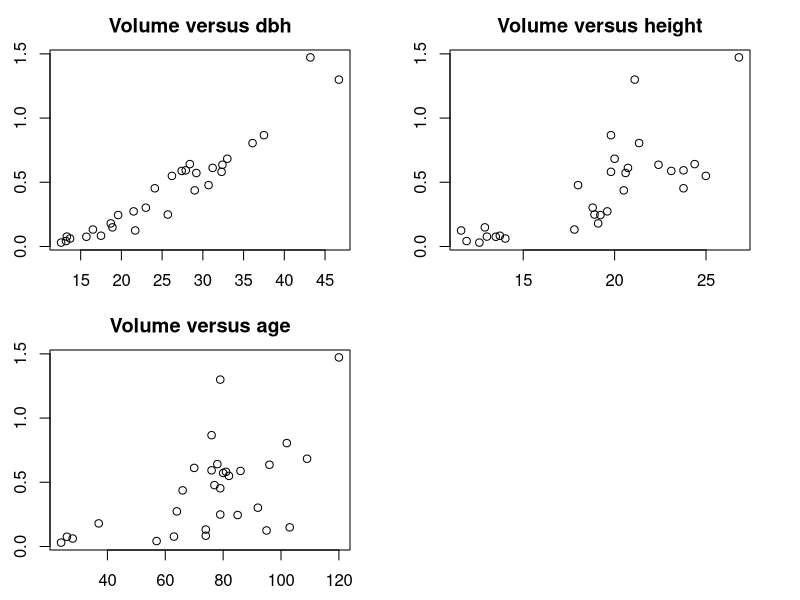
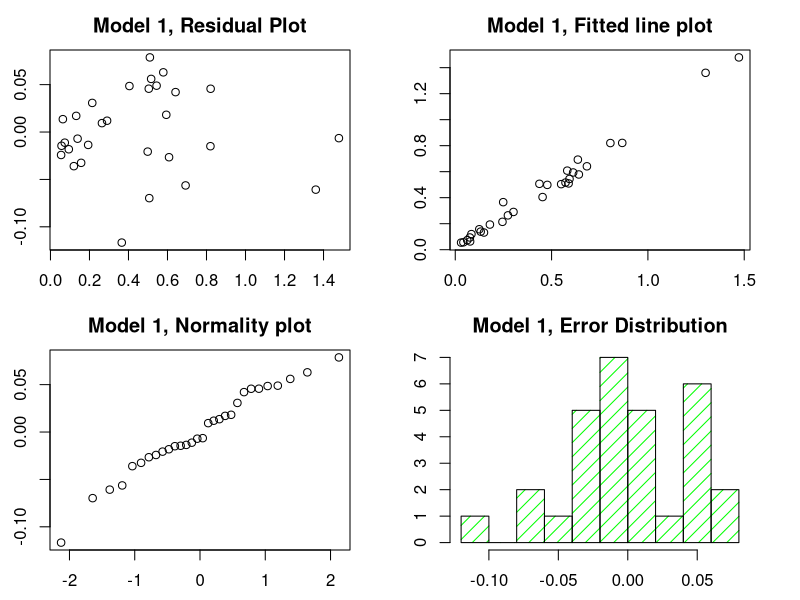
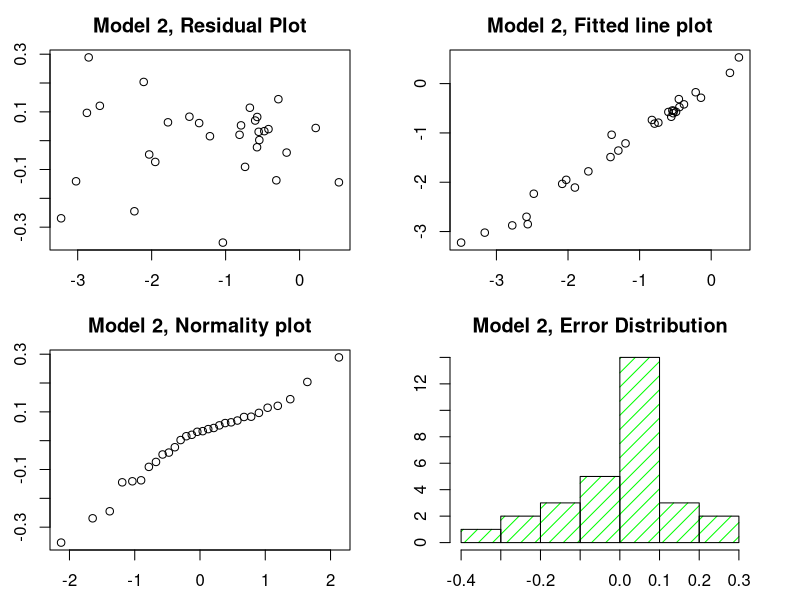
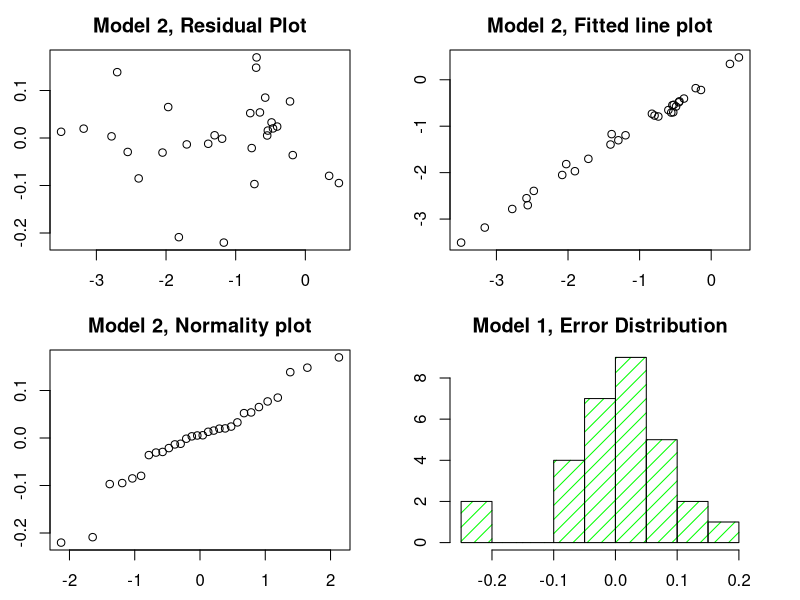

Here is the R script that generated these plots, in order:


#################################################################################
# General Linear Models.R 
# bringing in data for exercise 1 from an outside comma delimited (.csv) file 
# converted from a EXCEL file.  If EXCEL saved as tab delimited .txt file, use 
# treedat<- read.table("C:\\R\\FRST_430_2007_labs\\trees.txt",header=T) instead. 
# instead.
###############################################################################
treedat<-read.csv("data/volume30.csv", header=T) 

names(treedat)  # print out the column (i.e., variable) names
dim(treedat)    # number of rows and columns
head(treedat)  # print out the first few lines of data
treedat[1,]    # print out the first line of data
treedat[,1]    # print out the first column of data
treedat$dbh    # print out the dbh values
treedat[1:3,1:2]  # print out lines 1 to 3 and columns 1 and 2

###############################################################################
#  PART I
##############################################################################

# Basic Graphs

# set this up for 2 graphs across and 2 graphs down with some borders
par(mfrow=c(2,2),mai=c(0.5,0.5,0.5,0.5),cex=1.0)
plot(treedat$dbh,treedat$volume, type="p", cex.main=1.2, 
  main="Volume versus dbh",xlab="dbh(cm)",ylab="volume(m3)")
plot(treedat$height,treedat$volume, type="p", cex.main=1.2, 
  main="Volume versus height",xlab="height(m)", ylab="volume(m3)")
plot(treedat$age,treedat$volume, type="p", cex.main=1.2, 
  main="Volume versus age",xlab="age(years)",ylab="volume(m^3)")
par(mfrow=c(1,1),mai=c(1.0,1.0,1.0,1.0),cex=1.0)

###############################################
#   add in some transformations of variables
# log is natural logarithm, log10 is log base 10

treedat$lnvolume<-log(treedat$volume)
treedat$lndbh<-log(treedat$dbh)
treedat$lnht<-log(treedat$height)
treedat$lnage<-log(treedat$age)
treedat$recdbh<-1/treedat$dbh
treedat$dbhsq<-treedat$dbh^2
treedat$combinedvar<-treedat$dbh^2*treedat$height

names(treedat)  # print out the column (i.e., variable) names
dim(treedat)    # number of rows and columns
head(treedat)   # first few lines of data

#######################################################
# write to an external file.  In this case, a csv file

write.csv(treedat, "data/volumes30_plus.csv")

# to write to a .txt file, use:
# write.table(treedat, "data/volumes30_plus.txt",
#   col.names=TRUE)


##### MODEL 1 #############################################################
          
lm.volume.M1<-lm(volume~combinedvar,data=treedat) #fit the model
lm.volume.M1  # get the estimated coefficients for the model
anova(lm.volume.M1)   # get the Anova table for the model, including the F test
summary(lm.volume.M1) # get t-tests and some fit statistics for the model
treedat$yhat.M1<-fitted(lm.volume.M1)  # the estimated y values
treedat$resid.M1<-resid(lm.volume.M1)  # the errors

names(treedat)
dim(treedat)
head(treedat)

# get diagnostic plots
par(mfrow=c(2,2),mai=c(0.5,0.5,0.5,0.5),cex=1.0)
plot(treedat$yhat.M1,treedat$resid.M1, main="Model 1, Residual Plot",
  ylab="yhat", xlab="residual")
plot(treedat$volume,treedat$yhat.M1, main="Model 1, Fitted line plot",
  ylab="yhat", xlab="volume")
qqnorm(treedat$resid.M1, main="Model 1, Normality plot")
hist(treedat$resid.M1, breaks =8 , density=10,col="green", border="black",
main="Model 1, Error Distribution") 
par(mfrow=c(1,1),mai=c(1.0,1.0,1.0,1.0),cex=1.0)

# get 95% confidence intervals for the mean volume (i.e., the yhats)
# for every observation in the data
treedat$CI.M1<- predict(lm.volume.M1, treedat,interval="confidence", 
  level=0.95)

names(treedat)
dim(treedat)
head(treedat)

# get 95% prediction intervals for i.e., the likely spread of y values 
# given x not mean of y values given x for every observation in the data
treedat$predCI.M1<- predict(lm.volume.M1, treedat,interval="prediction", level=0.95)

names(treedat)
dim(treedat)
head(treedat)


# get confidence intervals for the mean volume for dbh=50 cm height=25 m and age=80 years
combinedvarnew<-50^2*25  # dbh^2*height

newvalues <- data.frame(combinedvar=combinedvarnew) 

pred.clim.M1 <- predict(lm.volume.M1, newvalues, interval="confidence",level=0.95) 
pred.clim.M1

pred.plim.M1 <- predict(lm.volume.M1, newvalues, interval="prediction",level=0.95)
pred.plim.M1

##### MODEL 2 #############################################################
          
lm.volume.M2<-lm(lnvolume~lndbh+lnht+lnage,data=treedat) #fit the model
lm.volume.M2  # get the estimated coefficients for the model
anova(lm.volume.M2)   # get the Anova table for the model, including the F test
summary(lm.volume.M2) # get t-tests and some fit statistics for the model
treedat$yhat.M2<-fitted(lm.volume.M2)  # the estimated y values
treedat$resid.M2<-resid(lm.volume.M2)  # the errors

names(treedat)
dim(treedat)
head(treedat)

# get diagnostic plots
par(mfrow=c(2,2),mai=c(0.5,0.5,0.5,0.5),cex=1.0)
plot(treedat$yhat.M2,treedat$resid.M2, main="Model 2, Residual Plot",
  ylab="yhat", xlab="residual")
plot(treedat$lnvolume,treedat$yhat.M2, main="Model 2, Fitted line plot",
  ylab="yhat", xlab="lnvolume")
qqnorm(treedat$resid.M2, main="Model 2, Normality plot")
hist(treedat$resid.M2, breaks =8 , density=10,col="green", border="black",
main="Model 2, Error Distribution") 
par(mfrow=c(1,1),mai=c(1.0,1.0,1.0,1.0),cex=1.0)

# get 95% confidence intervals for the mean volume (i.e., the yhats)
# for every observation in the data
treedat$CI.M2<- predict(lm.volume.M2, treedat,interval="confidence", level=0.95)

names(treedat)
dim(treedat)
head(treedat)

# get 95% prediction intervals for i.e., the likely spread of y values given x not mean
# of y values given x for every observation in the data
treedat$predCI.M2<- predict(lm.volume.M2, treedat,interval="prediction", level=0.95)

names(treedat)
dim(treedat)
head(treedat)


# get confidence intervals for the mean volume for dbh=50 cm height=25 m and age=80 years
lndbhnew<-log(50)
lnhtnew<-log(25)
lnagenew<-log(80)

newvalues <- data.frame(lndbh=lndbhnew,lnht=lnhtnew,lnage=lnagenew) 

A<-"Caution: Logarithm of volumes here"
pred.clim.M2 <- predict(lm.volume.M2, newvalues, interval="confidence",level=0.95) 
A
pred.clim.M2

pred.plim.M2 <- predict(lm.volume.M2, newvalues, interval="prediction",level=0.95)
pred.plim.M2

######################################################################## 

##  copy and paste code of Models 1 and 2 for Models 3 and 4

########################################################################

#####################  Part II #########################################

##### MODEL 5 #############################################################

#  First, make sure that crownclass is a factor
treedat$crownclass<-as.factor(treedat$crownclass) 
        
lm.volume.M5<-lm(lnvolume~crownclass+lndbh+lnht+lnage+crownclass*lndbh
  +crownclass*lnht+crownclass*lnage, data=treedat) #fit the model
lm.volume.M5  # get the estimated coefficients for the model
anova(lm.volume.M5)   # get the Anova table for the model, including the F test
summary(lm.volume.M5) # get t-tests and some fit statistics for the model
treedat$yhat.M5<-fitted(lm.volume.M5)  # the estimated y values
treedat$resid.M5<-resid(lm.volume.M5)  # the errors

names(treedat)
dim(treedat)
head(treedat)

# get diagnostic plots
par(mfrow=c(2,2),mai=c(0.5,0.5,0.5,0.5),cex=1.0)
plot(treedat$yhat.M5,treedat$resid.M5, main="Model 2, Residual Plot",
  ylab="yhat", xlab="residual")
plot(treedat$lnvolume,treedat$yhat.M5, main="Model 2, Fitted line plot",
  ylab="yhat", xlab="lnvolume")
qqnorm(treedat$resid.M5, main="Model 2, Normality plot")
hist(treedat$resid.M5, breaks =8 , density=10,col="green", border="black",
main="Model 1, Error Distribution") 
par(mfrow=c(1,1),mai=c(1.0,1.0,1.0,1.0),cex=1.0)

# get 95% confidence intervals for the mean volume (i.e., the yhats)
# for every observation in the data
treedat$CI.M5<- predict(lm.volume.M5, treedat,interval="confidence", level=0.95)

names(treedat)
dim(treedat)
head(treedat)

# get 95% prediction intervals for i.e., the likely spread of y values given x not mean
# of y values given x for every observation in the data
treedat$predCI.M5<- predict(lm.volume.M5, treedat,interval="prediction", level=0.95)

names(treedat)
dim(treedat)
head(treedat)


# get confidence intervals for the mean volume for dbh=50 cm height=25 m 
# age=80 years, and crownclass=1
lndbhnew<-log(50)
lnhtnew<-log(25)
lnagenew<-log(80)
cc<-1
crownclassnew<-as.factor(cc)

newvalues <- data.frame(lndbh=lndbhnew,lnht=lnhtnew,lnage=lnagenew,
  crownclass=crownclassnew) 

A<-"Caution: Logarithm of volumes here"
pred.clim.M5 <- predict(lm.volume.M5, newvalues, interval="confidence",
  level=0.95) 
A
pred.clim.M5

pred.plim.M5 <- predict(lm.volume.M5, newvalues, interval="prediction",
  level=0.95)
pred.plim.M5

### partial F test of crownclass using M2 versus M5
anova(lm.volume.M2, lm.volume.M5)

################################################################
############ copy and past the Model 5 code to 
### fit the model you selected -- Model 1 or other model



